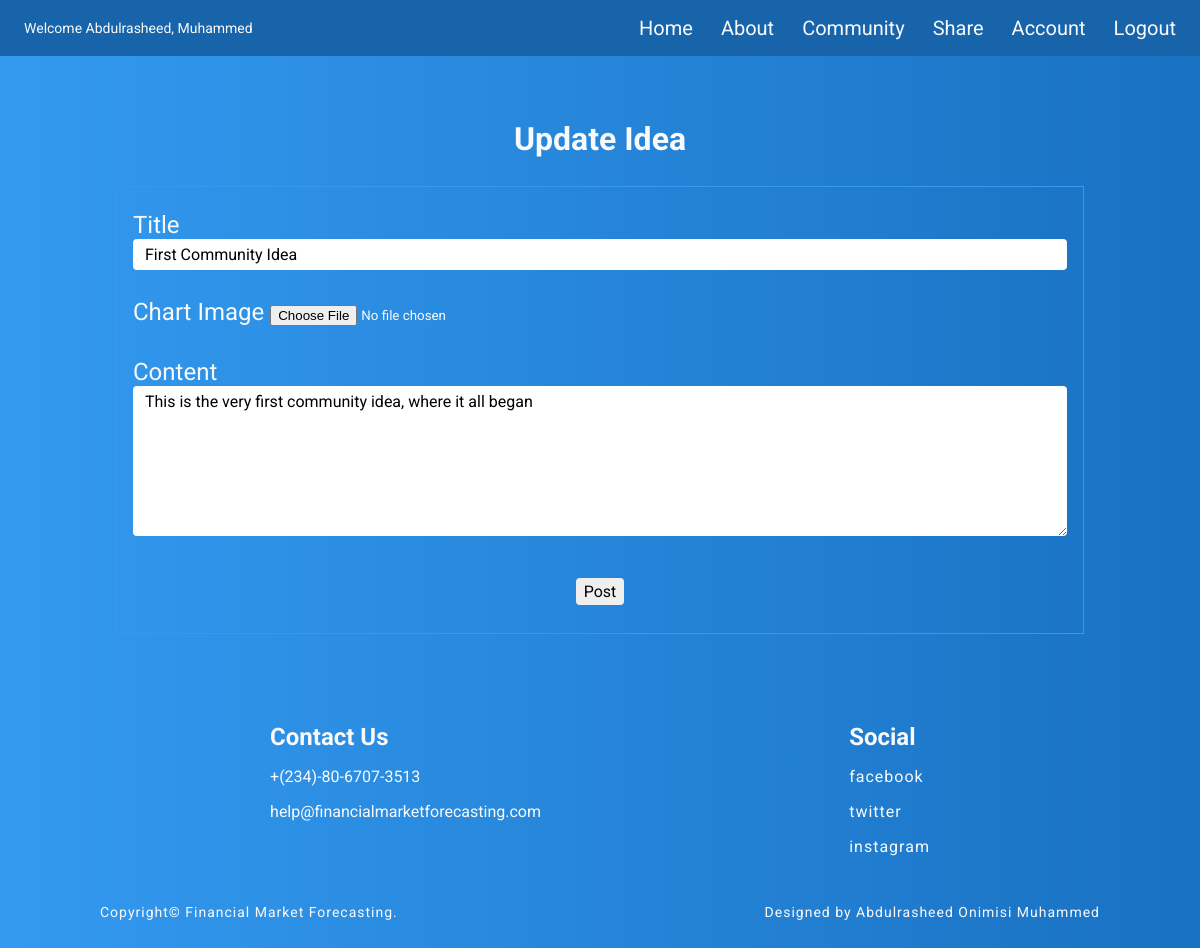
Before: /post/1/update (signed in) with the older database file.
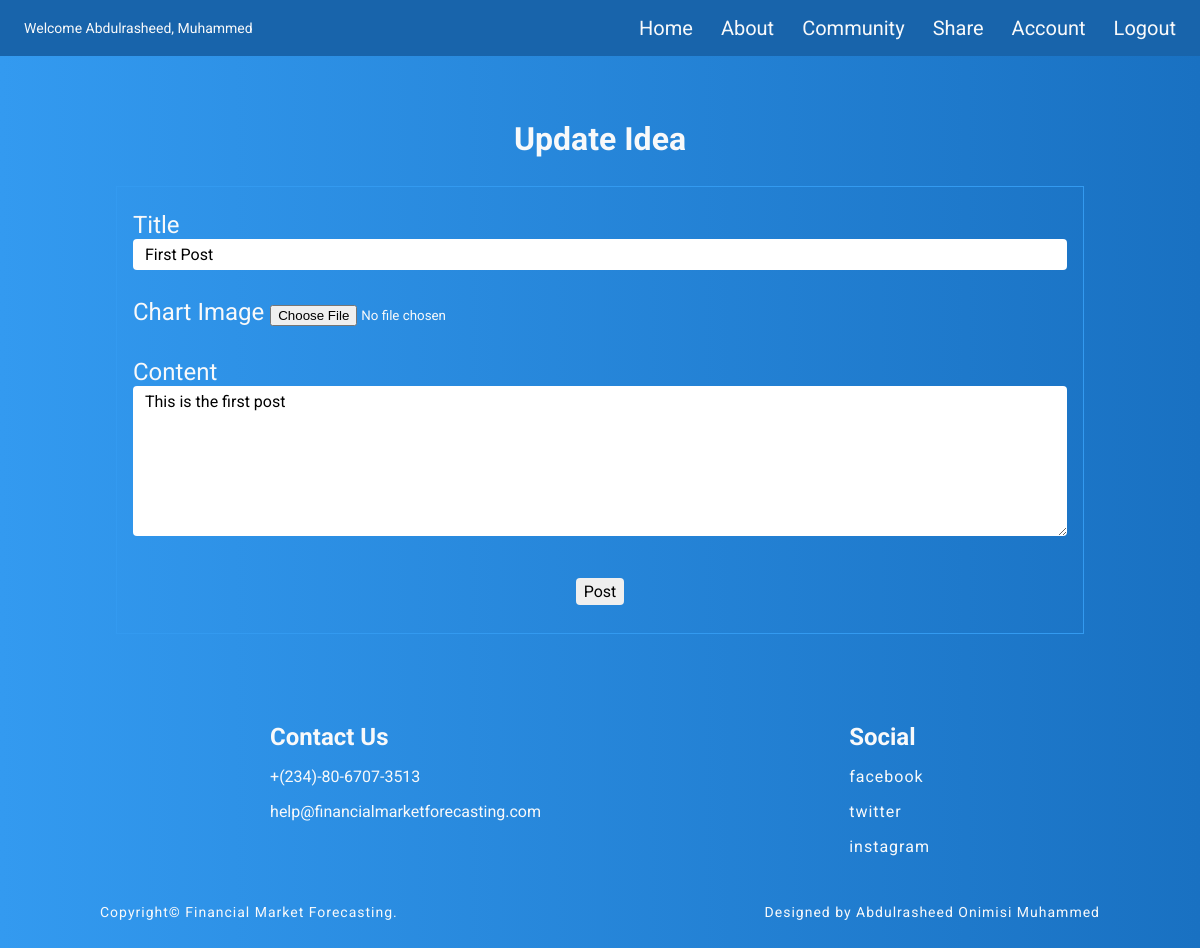
After: the same page with the newer database file.
### forecasting/models.py (models this page shows, shortened)
class Post(db.Model):
     id = db.Column(db.Integer, primary_key=True)
     title = db.Column(db.String(100), nullable=False)
     date_posted = db.Column(db.DateTime, nullable=False, default=datetime.utcnow)
     content = db.Column(db.Text, nullable=False)
     chart = db.Column(db.String(255))
     user_id = db.Column(db.Integer, db.ForeignKey('user.id'), nullable=False)

### forecasting/posts/routes.py (the view)
@posts.route("/post/<int:post_id>/update",  methods=['GET', 'POST'])
@login_required
def update_post(post_id):
    post = Post.query.get_or_404(post_id)
    if post.author != current_user:
        abort(403)
    form = PostForm()
    if form.validate_on_submit():
        post.title = form.title.data
        post.content = form.content.data
        if form.chart.data:
            chart_file = form.chart.data
            chart_filename = save_picture(chart_file)
            post.chart = chart_filename
        db.session.commit()
        flash('Updated Successfully', 'success')
        return redirect(url_for('posts.post', post_id=post.id))
    elif request.method == 'GET':
        form.title.data = post.title
        form.content.data = post.content
    return render_template('share.html', title='Update Ideas', form=form, legend='Update Idea')

### forecasting/posts/forms.py
class PostForm(FlaskForm):
    title = StringField('Title', validators=[DataRequired()])
    chart = FileField('Chart Image', validators=[FileAllowed(['jpg', 'png'])])
    content = TextAreaField('Content', validators=[DataRequired()])
    submit = SubmitField('Post')

### forecasting/models.py (called while the page is built)
@login_manager.user_loader
def load_user(user_id):
     return User.query.get(int(user_id))

### forecasting/templates/share.html (shortened to what this page needs)
{% extends "layout.html"%}
{% block content %}
<section class="new-post">
  <div class="chart">
    <h1 class="chart-header">{{ legend }}</h1>
  </div>
  <form action="" method="POST" class="register-form shared-idea" enctype="multipart/form-data">
    <div class="title">
      {{ form.title.label() }}
      {% if form.title.errors %}
      {{ form.title(class="signin-input invalid") }}
      <div class="invalid-feedback">
        {% for error in form.title.errors %}
        <span>{{ error }}</span>
        {% endfor %}
      </div>
      {% else %}
      {{ form.title(class="signin-input") }}
      {% endif %}
    </div>
    <div class="update-profile">
      {{ form.chart.label }}
      {{ form.chart(class="upload-new-chart") }}
    </div>
    <div class="content">
      <p>
        {{ form.content.label() }}
        {% if form.content.errors %}
        {{ form.content(class="signin-input invalid") }}
      <div class="invalid-feedback">
        {% for error in form.content.errors %}
        <span>{{ error }}</span>
        {% endfor %}
      </div>
      {% else %}
      {{ form.content(class="signin-input comments") }}
      {% endif %}
      </p>
    </div>
    <div class="submit">
      {{ form.submit(class="submit sub-submit") }}
    </div>
  </form>
</section>
{% endblock content %}

Changed rows visible on the page:
changed Post: title "First Community Idea" → "First Post"; content "This is the very first community idea, where it all began" → "This is the first post"
